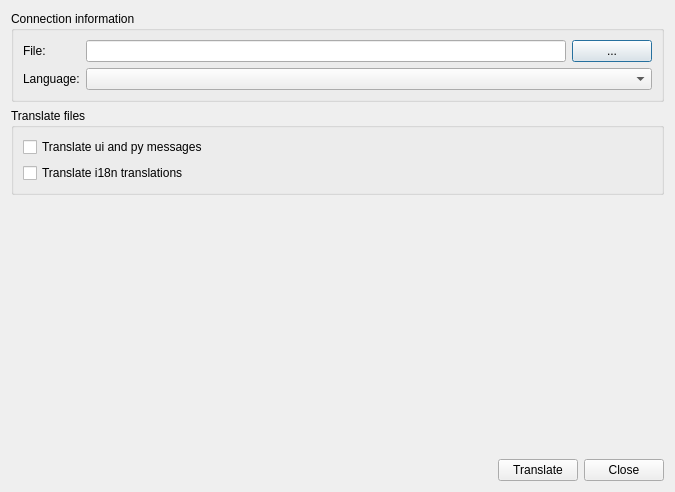
<?xml version="1.0" encoding="UTF-8"?>
<ui version="4.0">
 <class>dlg_admin_translation</class>
 <widget class="QDialog" name="dlg_admin_translation">
  <property name="geometry">
   <rect>
    <x>0</x>
    <y>0</y>
    <width>675</width>
    <height>492</height>
   </rect>
  </property>
  <property name="windowTitle">
   <string>Dialog</string>
  </property>
  <layout class="QVBoxLayout" name="verticalLayout">
   <item>
    <widget class="QGroupBox" name="groupBox">
     <property name="title">
      <string>Connection information</string>
     </property>
     <layout class="QGridLayout" name="gridLayout_2">
      <item row="0" column="1">
       <widget class="QLineEdit" name="txt_path"/>
      </item>
      <item row="0" column="0">
       <widget class="QLabel" name="lbl_host">
        <property name="text">
         <string>File:</string>
        </property>
       </widget>
      </item>
      <item row="1" column="0">
       <widget class="QLabel" name="lbl_language">
        <property name="text">
         <string>Language:</string>
        </property>
       </widget>
      </item>
      <item row="0" column="2">
       <widget class="QPushButton" name="btn_search_file">
        <property name="text">
         <string>...</string>
        </property>
       </widget>
      </item>
      <item row="1" column="1" colspan="2">
       <widget class="QComboBox" name="cmb_language"/>
      </item>
     </layout>
    </widget>
   </item>
   <item>
    <widget class="QGroupBox" name="groupBox_2">
     <property name="title">
      <string>Translate files</string>
     </property>
     <layout class="QGridLayout" name="gridLayout_3">
      <item row="1" column="0">
       <widget class="QCheckBox" name="chk_i18n_files">
        <property name="text">
         <string>Translate i18n translations</string>
        </property>
       </widget>
      </item>
      <item row="0" column="0">
       <widget class="QCheckBox" name="chk_py_msg">
        <property name="text">
         <string>Translate ui and py messages</string>
        </property>
       </widget>
      </item>
     </layout>
    </widget>
   </item>
   <item>
    <widget class="QLabel" name="lbl_info">
     <property name="text">
      <string/>
     </property>
    </widget>
   </item>
   <item>
    <spacer name="verticalSpacer">
     <property name="orientation">
      <enum>Qt::Vertical</enum>
     </property>
     <property name="sizeHint" stdset="0">
      <size>
       <width>20</width>
       <height>40</height>
      </size>
     </property>
    </spacer>
   </item>
   <item>
    <layout class="QGridLayout" name="lyt_buttons">
     <item row="0" column="0">
      <spacer name="horizontalSpacer">
       <property name="orientation">
        <enum>Qt::Horizontal</enum>
       </property>
       <property name="sizeHint" stdset="0">
        <size>
         <width>40</width>
         <height>20</height>
        </size>
       </property>
      </spacer>
     </item>
     <item row="0" column="1">
      <widget class="QPushButton" name="btn_translate">
       <property name="text">
        <string>Translate</string>
       </property>
      </widget>
     </item>
     <item row="0" column="2">
      <widget class="QPushButton" name="btn_close">
       <property name="text">
        <string>Close</string>
       </property>
      </widget>
     </item>
    </layout>
   </item>
  </layout>
 </widget>
 <tabstops>
  <tabstop>txt_path</tabstop>
  <tabstop>cmb_language</tabstop>
  <tabstop>chk_py_msg</tabstop>
  <tabstop>chk_i18n_files</tabstop>
  <tabstop>btn_translate</tabstop>
  <tabstop>btn_close</tabstop>
 </tabstops>
 <resources/>
 <connections/>
</ui>
